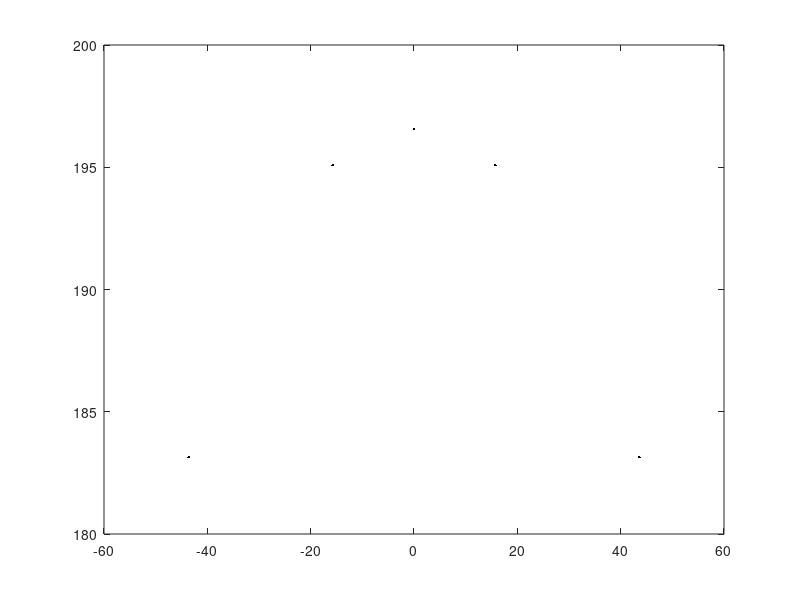

Write MATLAB code to recreate this figure.
a=[100 100 100];
p=[75 75 75];
e=[100 100 100];
F=[0,0;200,0;100,100*sqrt(3)];

X1=((F(2,1)-F(1,1))^2-e(1)^2+(a(1)+p(1))^2-(a(2)+p(2))^2)/(2*(F(2,1)-F(1,1))*(a(1)+p(1)));
Y1=(e(1)*(a(2)+p(2)))/((F(2,1)-F(1,1))*(a(1)+p(1)));

X2=((F(2,1)-F(1,1))^2-e(1)^2/3+(a(1)+p(1)+e(1)/sqrt(3))^2-(a(2)+p(2))^2)/(2*(F(2,1)-F(1,1))*(a(1)+p(1)+e(1)/sqrt(3)));
Y2=(e(1)*(a(2)+p(2))/sqrt(3))/((F(2,1)-F(1,1))*(a(1)+p(1)+e(1)/sqrt(3)));

X3=((F(2,1)-F(1,1))^2-e(1)^2+(a(1)+p(1)+e(1))^2-(a(2)+p(2))^2)/(2*(F(2,1)-F(1,1))*(a(1)+p(1)+e(1)));
Y3=(e(1)*(a(2)+p(2)))/((F(2,1)-F(1,1))*(a(1)+p(1)+e(1)));

A_1=Y1-0.5*sqrt(3)*Y2;
B_1=0.5*Y2;
C_1=X2-X1;

A_2=Y1-0.5*Y3;
B_2=0.5*sqrt(3)*Y3;
C_2=X3-X1;

phi=[atan2(B_1,A_1)+atan2(sqrt(A_1^2+B_1^2-C_1^2),C_1), atan2(B_2,A_2)+atan2(sqrt(A_2^2+B_2^2-C_2^2),C_2)]

theta=acos(X1+Y1*cos(phi))

xi=pi-(2*pi-5*pi/6-theta-phi)

xxx=[175*cos(theta(1))+100/sqrt(3)*cos(theta(1)), 175*cos(theta(2))+100/sqrt(3)*cos(theta(2)-pi/6)]
yyy=[175*sin(theta(1))+100/sqrt(3)*sin(theta(1)), 175*sin(theta(2))+100/sqrt(3)*sin(theta(2)-pi/6)]

x=[-(xxx-100),0,xxx(end:-1:1)-100]
y=[yyy,175*sin(acos(2/7))+50/sqrt(3),yyy(end:-1:1)]

plot(x,y,'.k')